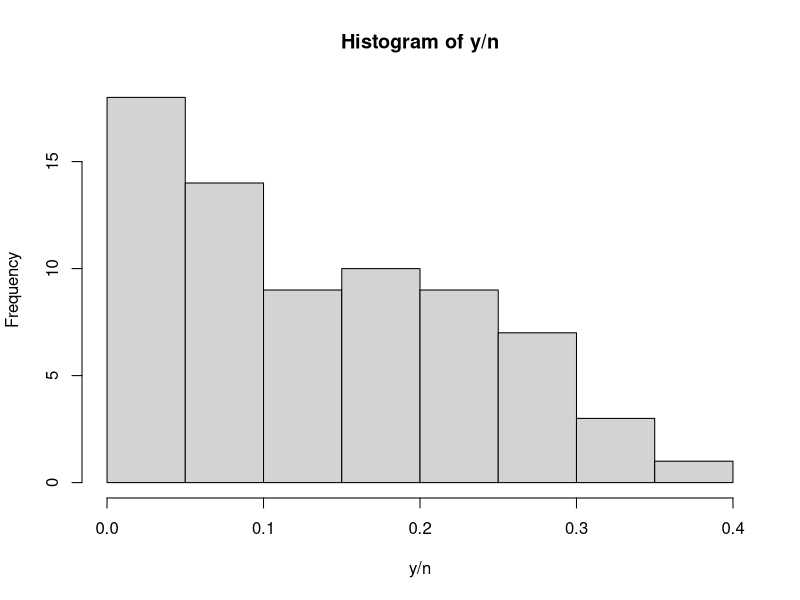
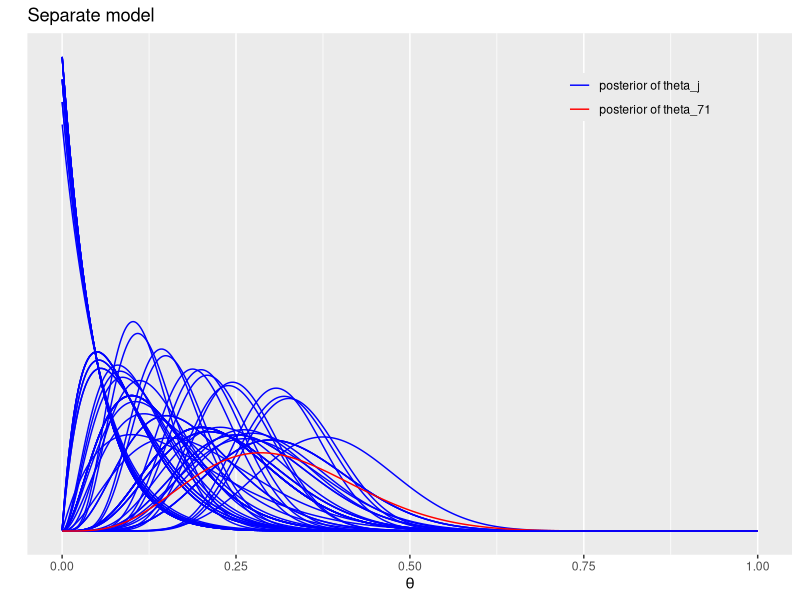
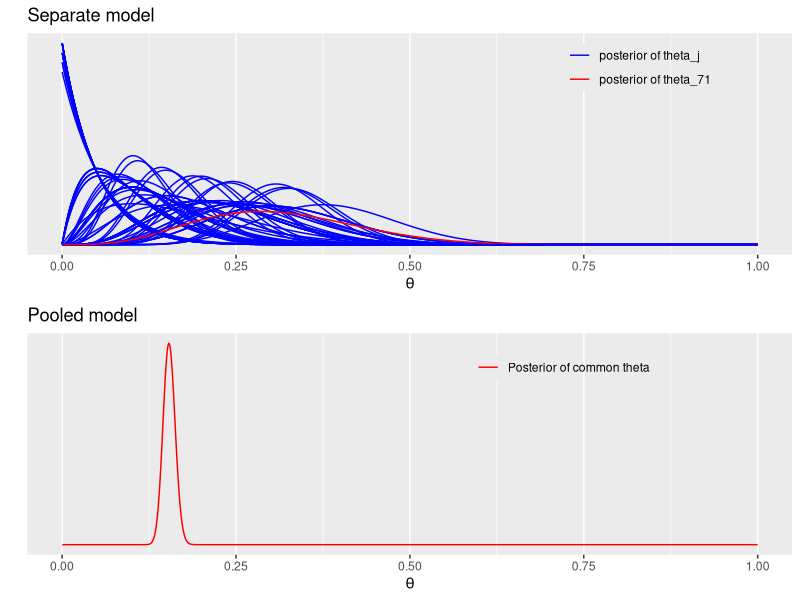
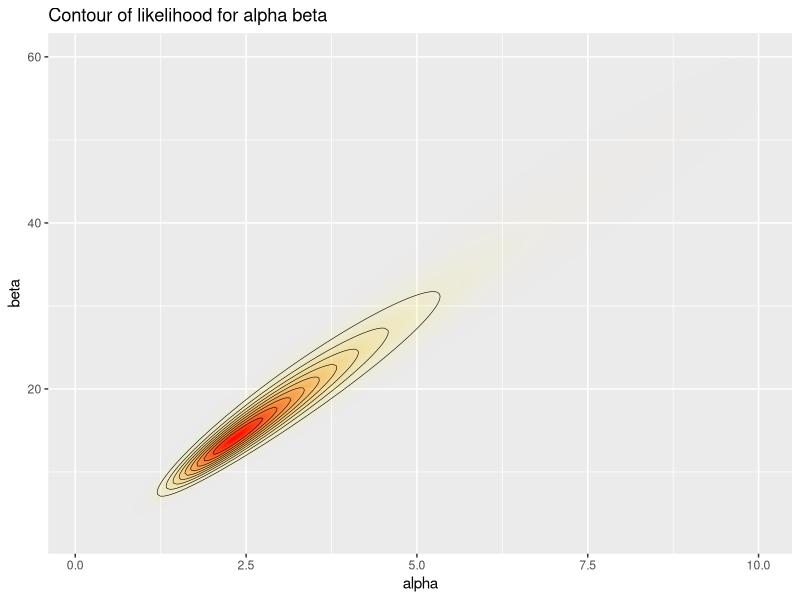
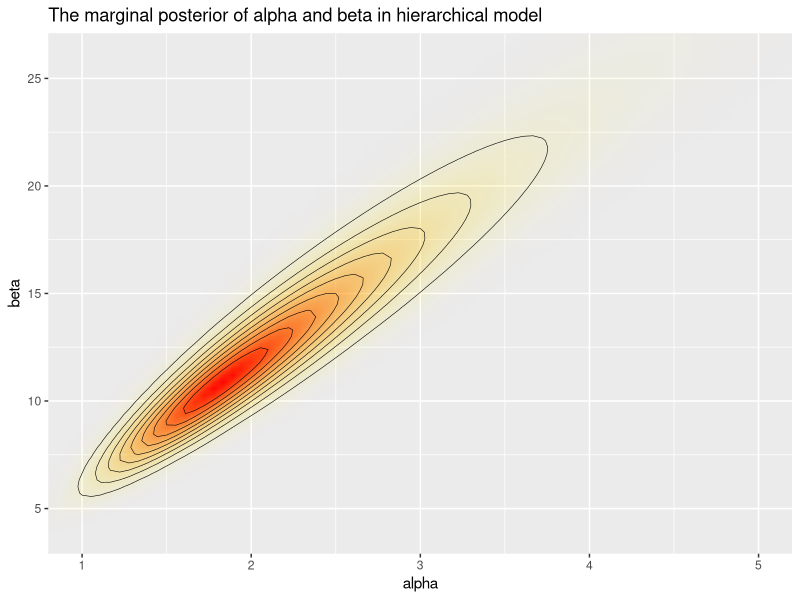
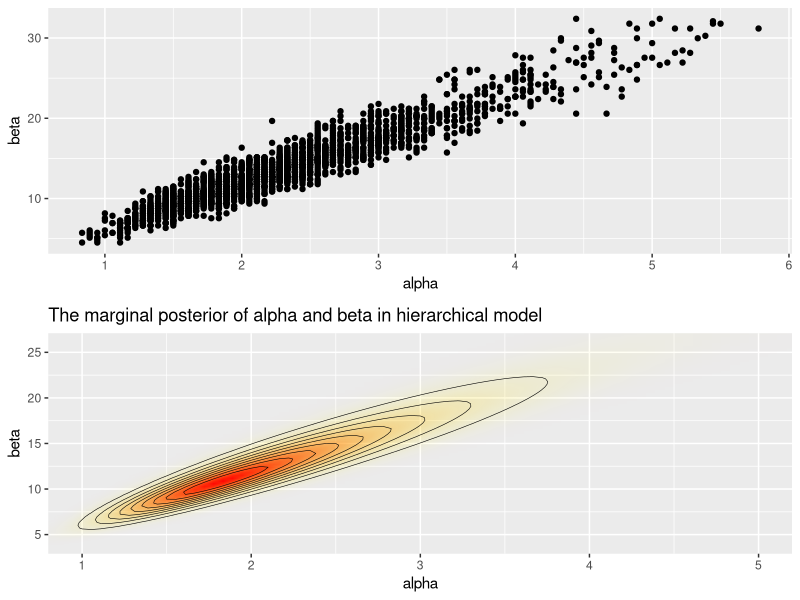
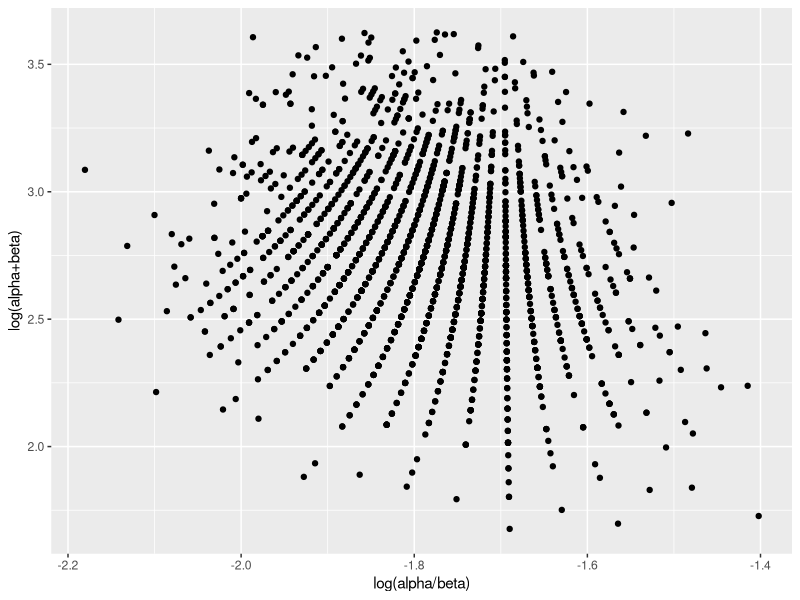
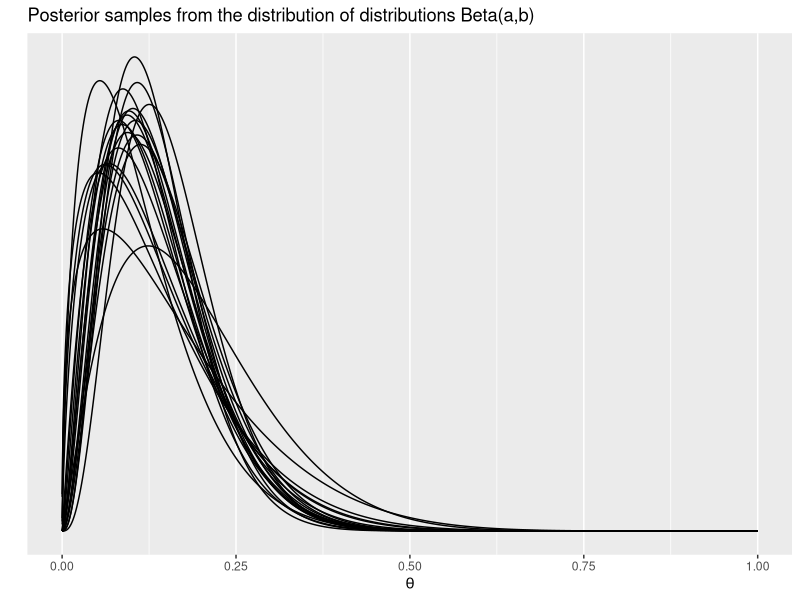

These figures' R source, in order:
## ---- chunk 1
# part of the code below is copied from 
# Aki Vehtari <Aki.Vehtari@aalto.fi>
# Markus Paasiniemi <Markus.Paasiniemi@aalto.fi>

library(ggplot2)
library(gridExtra)
library(tidyr)

y <- c(0,0,0,0,0,0,0,0,0,0,0,0,0,0,1,1,1,1,1,1,1,1,2,2,2,2,2,2,2,2,
       2,1,5,2,5,3,2,7,7,3,3,2,9,10,4,4,4,4,4,4,4,10,4,4,4,5,11,12,
       5,5,6,5,6,6,6,6,16,15,15,9,4)
n <- c(20,20,20,20,20,20,20,19,19,19,19,18,18,17,20,20,20,20,19,19,18,18,25,24,
       23,20,20,20,20,20,20,10,49,19,46,27,17,49,47,20,20,13,48,50,20,20,20,20,
       20,20,20,48,19,19,19,22,46,49,20,20,23,19,22,20,20,20,52,46,47,24,14)

x <- seq(0.0001, 0.9999, length.out = 1000)
summary(y/n)
hist(y/n)
## ---- chunk 2

# helperf function to evaluate density over observations
bdens <- function(n, y, x)
  dbeta(x, y+1, n-y+1)

df_sep <- mapply(bdens, n, y, MoreArgs = list(x = x)) %>%
  as.data.frame() %>% cbind(x) %>% gather(ind, p, -x)

labs1 <- paste('posterior of', c('theta_j', 'theta_71'))

# plot the separate model
plot_sep <- ggplot(data = df_sep) +
  geom_line(aes(x = x, y = p, color = (ind=='V71'), group = ind)) +
  labs(x = expression(theta), y = '', title = 'Separate model', color = '') +
  scale_y_continuous(breaks = NULL) +
  scale_color_manual(values = c('blue','red'), labels = labs1) +
  theme(legend.background = element_blank(), legend.position = c(0.8,0.9))
# The last one is for emphasize colored red
plot_sep
## ---- chunk 3

df_pool <- data.frame(x = x, p = dbeta(x, sum(y)+1, sum(n)-sum(y)+1))

plot_pool <- ggplot(data = df_pool) +
  geom_line(aes(x = x, y = p, color = '1')) +
  labs(x = expression(theta), y = '', title = 'Pooled model', color = '') +
  scale_y_continuous(breaks = NULL) +
  scale_color_manual(values = 'red', labels = 'Posterior of common theta') +
  theme(legend.background = element_blank(), legend.position = c(0.7,0.9))

# Plot both separate and pooled model
grid.arrange(plot_sep, plot_pool)
## ---- chunk 4
A <- seq(0.1, 10, length.out = 200) ## alpha
B <- seq(3, 60, length.out = 200) ## beta
# make vectors that contain all pairwise combinations of A and B
cA <- rep(A, each = length(B))
cB <- rep(B, length(A))
# Use logarithms for numerical accuracy!
lpfun <- function(a, b, y, n) 
  sum(lgamma(a+b)-lgamma(a)-lgamma(b)+lgamma(a+y)+lgamma(b+n-y)-lgamma(a+b+n))

lp <- mapply(lpfun, cA, cB, MoreArgs = list(y, n))
df_marg <- data.frame(x = cA, y = cB, p = exp(lp - max(lp)))

# Subtract maximum value to avoid over/underflow in exponentation
title1 <- 'Contour of likelihood for alpha beta'
# create a plot of the marginal posterior density
postdensityalphabeta = ggplot(data = df_marg, aes(x = x, y = y)) +
  geom_raster(aes(fill = p, alpha = p), interpolate = T) +
  geom_contour(aes(z = p), colour = 'black', size = 0.2) +
  coord_cartesian(xlim = range(cA), ylim = range(cB)) +
  labs(x = 'alpha', y = 'beta', title = title1) +
  scale_fill_gradient(low = 'yellow', high = 'red', guide = F) +
  scale_alpha(range = c(0, 1), guide = F)
postdensityalphabeta
## ---- chunk 5

# Compute the marginal posterior of alpha and beta in hierarchical model
# Use grid
A <- seq(0.5, 6, length.out = 100) ## alpha
B <- seq(3, 33, length.out = 100) ## beta
# make vectors that contain all pairwise combinations of A and B
cA <- rep(A, each = length(B))
cB <- rep(B, length(A))

# Use logarithms for numerical accuracy!
lpfun <- function(a, b, y, n) log(a+b)*(-5/2) +
  sum(lgamma(a+b)-lgamma(a)-lgamma(b)+lgamma(a+y)+lgamma(b+n-y)-lgamma(a+b+n))

lp <- mapply(lpfun, cA, cB, MoreArgs = list(y, n))
df_marg <- data.frame(x = cA, y = cB, p = exp(lp - max(lp)))

# Subtract maximum value to avoid over/underflow in exponentation
title1 <- 'The marginal posterior of alpha and beta in hierarchical model'
# create a plot of the marginal posterior density
postdensityalphabeta = ggplot(data = df_marg, aes(x = x, y = y)) +
  geom_raster(aes(fill = p, alpha = p), interpolate = T) +
  geom_contour(aes(z = p), colour = 'black', size = 0.2) +
  coord_cartesian(xlim = c(1,5), ylim = c(4, 26)) +
  labs(x = 'alpha', y = 'beta', title = title1) +
  scale_fill_gradient(low = 'yellow', high = 'red', guide = F) +
  scale_alpha(range = c(0, 1), guide = F)
postdensityalphabeta
## ---- chunk 6
# df_marg: first column (value of alpha)
#          second column (value of beta)
#          third column (value of p(alpha, beta | data))
# sample from the grid (with replacement)
nsamp <- 100
samp_indices <- sample(length(df_marg$p), size = nsamp,
                       replace = T, prob = df_marg$p/sum(df_marg$p))

samp_A <- cA[samp_indices[1:nsamp]]
samp_B <- cB[samp_indices[1:nsamp]]
## ---- chunk 7
nsamp2 <- 2000
samp_indices2 <- sample(length(df_marg$p), size = nsamp2,
                       replace = T, prob = df_marg$p/sum(df_marg$p))
samplesalphabeta = data.frame(alpha = cA[samp_indices2[1:nsamp2]], beta = cB[samp_indices2[1:nsamp2]])
scatteralphabeta = ggplot(samplesalphabeta, aes(x=alpha, y=beta)) + geom_point()
grid.arrange(scatteralphabeta, postdensityalphabeta)
## ---- chunk 8
samplesalphabetatransform = samplesalphabeta
samplesalphabetatransform$alpha = log(samplesalphabeta$alpha/samplesalphabeta$beta)
samplesalphabetatransform$beta = log(samplesalphabeta$alpha+samplesalphabeta$beta)
scatteralphabetatransform = ggplot(samplesalphabetatransform, aes(x=alpha, y=beta)) + geom_point() + labs(x = "log(alpha/beta)", y = "log(alpha+beta)")
print(summary(samplesalphabetatransform$alpha))
print(summary(samplesalphabetatransform$beta))
scatteralphabetatransform
## ---- chunk 9
df_psamp <- mapply(function(a, b, x) dbeta(x, a, b),
                   samp_A, samp_B, MoreArgs = list(x = x)) %>%
  as.data.frame() %>% cbind(x) %>% gather(ind, p, -x)

# helper function to convert ind to numeric for subsetting
indtonum <- function(x) strtoi(substring(x,2))

# Plot samples from the distribution of distributions Beta(alpha,beta),
# that is, plot Beta(alpha,beta) using posterior samples of alpha and beta
title2 <- 'Posterior samples from the distribution of distributions Beta(a,b)'
plot_psamp <- ggplot(data = subset(df_psamp, indtonum(ind) <= 20)) +
  geom_line(aes(x = x, y = p, group = ind)) +
  labs(x = expression(theta), y = '', title = title2) +
  scale_y_continuous(breaks = NULL)
plot_psamp
## ---- chunk 10

# The average of above distributions, is the predictive distribution
# for a new theta, and also the prior distribution for theta_j
df_psampmean <- spread(df_psamp, ind, p) %>% subset(select = -x) %>%
  rowMeans() %>% data.frame(x = x, p = .)

title3 <- 'Predictive distribution for a new theta and prior for theta_j'
plot_psampmean <- ggplot(data = df_psampmean) +
  geom_line(aes(x = x, y = p)) +
  labs(x = expression(theta), y = '', title = title3) +
  scale_y_continuous(breaks = NULL)
plot_psampmean
## ---- chunk 11

# combine the plots
grid.arrange(plot_psamp, plot_psampmean)

## ---- chunk 12

# And finally compare the separate model and hierarchical model
# (using every seventh sample for clarity)

# the separate model
plot_sep7 <- ggplot(data = subset(df_sep, indtonum(ind)%%7==0)) +
  geom_line(aes(x = x, y = p, color = (ind=='V49'), group = ind)) +
  labs(x = expression(theta), y = '', title = 'Separate model', color = '') +
  scale_y_continuous(breaks = NULL) +
  scale_color_manual(values = c('blue', 'red'), guide = F) +
  theme(legend.background = element_blank(), legend.position = c(0.8,0.9))

# the hierarchical model
# Note that these marginal posteriors for theta_j are more narrow than
# in the separate model case, due to the borrowed information from the
# other theta_j's

# average density over samples (of a and b) for each (n,y)-pair
# at each point x
bdens2 <- function(n, y, a, b, x)
  rowMeans(mapply(dbeta, a + y, n - y + b, MoreArgs = list(x = x)))

df_hier <- mapply(bdens2, n, y, MoreArgs = list(samp_A, samp_B, x)) %>%
  as.data.frame() %>% cbind(x) %>% gather(ind, p, -x)

plot_hier7 <- ggplot(data = subset(df_hier, indtonum(ind)%%7==0)) +
  geom_line(aes(x = x, y = p, color = (ind=='V49'), group = ind)) +
  labs(x = expression(theta), y = '', title = 'Hierarchical model', color = '') +
  scale_color_manual(values = c('blue', 'red'), guide = F) +
  scale_y_continuous(breaks = NULL) +
  theme(legend.background = element_blank(), legend.position = c(0.8,0.9))

grid.arrange(plot_sep7, plot_hier7)

## ---- chunk 13
# sample from posterior distribution of theta_j

nsamp <- 10000
samp_indices <- sample(length(df_marg$p), size = nsamp,
                       replace = T, prob = df_marg$p/sum(df_marg$p))

samp_A <- cA[samp_indices[1:nsamp]]
samp_B <- cB[samp_indices[1:nsamp]]
samplestheta <- matrix(0, nsamp, length(y))
for(j in 1:length(y)){
  samplestheta[, j] = sapply(1:nsamp, function(k) rbeta(1, samp_A[k]+y[j], samp_B[k]+n[j]-y[j]))
}
breakpoints <- seq(0, 1, length.out = 200)
xx <- hist(samplestheta[, 1], breaks = breakpoints, plot = FALSE)$mids
densitytheta <- matrix(0, length(breakpoints) - 1, length(y))
for(j in 1:length(y)){
  densitytheta[, j] <- hist(samplestheta[, j], breaks = breakpoints, plot = FALSE)$density
}
df_hier_samp <-densitytheta %>%
  as.data.frame() %>% cbind(xx) %>% gather(ind, p, -xx)
plot_hier7_samp <- ggplot(data = subset(df_hier_samp, indtonum(ind)%%7==0)) +
  geom_line(aes(x = xx, y = p, color = (ind=='V49'), group = ind)) +
  labs(x = expression(theta), y = '', title = 'Hierarchical model', color = '') +
  scale_color_manual(values = c('blue', 'red'), guide = F) +
  scale_y_continuous(breaks = NULL) +
  theme(legend.background = element_blank(), legend.position = c(0.8,0.9))
grid.arrange(plot_hier7_samp, plot_hier7)

## ---- chunk 14
nsamp <- 1000
samp_indices <- sample(length(df_marg$p), size = nsamp,
                       replace = T, prob = df_marg$p/sum(df_marg$p))

samp_A <- cA[samp_indices[1:nsamp]]
samp_B <- cB[samp_indices[1:nsamp]]
samplestheta <- matrix(0, nsamp, length(y))
for(j in 1:length(y)){
  samplestheta[, j] = sapply(1:nsamp, function(k) rbeta(1, samp_A[k]+y[j], samp_B[k]+n[j]-y[j]))
}
postintervals_sample <- apply(samplestheta, 2, function(x) c(median(x), c(quantile(x, c(0.025, 0.975)))))

## ---- chunk 15

rawest <- jitter(y / n)
plot(rawest, postintervals_sample[1, ], pch = 19, col = 'red', cex = 0.5, ylim = c(-0.01, 0.4), ylab = 'posterior intervals', xlab = 'raw estimator')
for(k in 1:length(y)){
  lines(cbind(rep(rawest[k], 2), postintervals_sample[2:3, k]))
}
lines(seq(0, 0.4, by = 0.01), seq(0, 0.4, by = 0.01), col = 'blue')
phatpool = sum(y)/sum(n)
points(phatpool, phatpool, cex = 2, col = 'green')
lines(cbind(rep(qbeta(0.5, sum(y)+1, sum(n)-sum(y)+1), 2), c(qbeta(0.025, sum(y)+1, sum(n)-sum(y)+1), qbeta(0.975, sum(y)+1, sum(n)-sum(y)+1))), col = 'yellow', lwd = 4)
## ---- chunk 16

# Hierarchical model for SAT-example data 

y <- c(28,8,-3,7,-1,1,18,12)
s <- c(15,10,16,11,9,11,10,18)

# Plot data, use normpdf to plot both the y_j and sigma_j
x <- seq(-40, 60, length.out = 500)

df_sep <- mapply(function(y, s, x) dnorm(x, y, s), y, s, MoreArgs = list(x = x)) %>%
  as.data.frame() %>% setNames(LETTERS[1:8]) %>% cbind(x) %>% gather(school, p, -x)

labs1 <- c('Other Schools', 'School A')
plot_sep <- ggplot(data = df_sep) +
  geom_line(aes(x = x, y = p, color = (school=='A'), group = school)) +
  labs(x = 'Treatment effect', y = '', title = 'Separate model', color = '') +
  scale_y_continuous(breaks = NULL) +
  scale_color_manual(values = c('blue','red'), labels = labs1) +
  theme(legend.background = element_blank(), legend.position = c(0.8,0.9))
plot_sep
## ---- chunk 17
df_pool <- data.frame(x = x, p = dnorm(x, sum(y/s^2)/sum(1/s^2), sqrt(1/sum(1/s^2))))

plot_pool <- ggplot(data = df_pool) +
  geom_line(aes(x = x, y = p, color = '1')) +
  labs(x = 'Treatment effect', y = '', title = 'Pooled model', color = '') +
  scale_y_continuous(breaks = NULL) +
  scale_color_manual(values = 'red', labels = 'All schools') +
  theme(legend.background = element_blank(), legend.position = c(0.7,0.9))
plot_pool
## ---- chunk 18
ggplot(data = df_sep) +
  geom_line(aes(x = x, y = p, color = (school=='A'), group = school)) +
  labs(x = 'Treatment effect', y = '', title = 'Separate vs pooled model', color = '') +
  scale_y_continuous(breaks = NULL) +
  scale_color_manual(values = c('blue','red'), labels = labs1) +
  theme(legend.background = element_blank(), legend.position = c(0.8,0.9))+
  geom_line(data = df_pool, aes(x = x, y = p), color = 'green')

## ---- chunk 19
y <- c(28,8,-3,7,-1,1,18,12)
s <- c(15,10,16,11,9,11,10,18)
condmean <- function(tau){
  sigtau <- s^2 + tau^2
  hatmu <- sum(y/sigtau) / sum(1/sigtau)
  Vmu <- 1/sum(1/sigtau)
  condmeanj <- (hatmu/tau^2 + y / s^2) / (1/s^2 + 1/tau^2)
  return(condmeanj)
}
condvar <- function(tau){
  sigtau <- s^2 + tau^2
  Vmu <- 1/sum(1/sigtau)
  condvarj <- 1 / (1/s^2 + 1/tau^2) + 1/tau^4 / (1/tau^2 + 1/s^2)^2 * Vmu
}
taurange <- seq(0.01, 30, length.out = 100)
condmeantau <- sapply(taurange, condmean)
condvartau <- sapply(taurange, condvar)
condmeantaudf <- t(condmeantau) %>% as.data.frame() %>% setNames(LETTERS[1:8]) %>% cbind(taurange) %>% gather(school, p, -taurange)

plot_condmeans <- ggplot(data = condmeantaudf) +
  geom_line(aes(x = taurange, y = p, color = (school=='A'), group = school)) +
  coord_cartesian(ylim = range(condmeantaudf$p) + c(-4, 5)) +
  labs(x = expression(tau), y = 'E[theta_j|tau,y)', title = '', color = '') +
  scale_color_manual(values = c('blue','red'), labels = labs1) +
  theme(legend.background = element_blank(), legend.position = c(0.1,0.9))

condvartaudf <- t(condvartau) %>% as.data.frame() %>% setNames(LETTERS[1:8]) %>% cbind(taurange) %>% gather(school, p, -taurange)

plot_condvars <- ggplot(data = condvartaudf) +
  geom_line(aes(x = taurange, y = p, color = (school=='A'), group = school)) +
  coord_cartesian(ylim = range(condvartaudf$p) + c(-4, 5)) +
  labs(x = expression(tau), y = 'Var[theta_j|tau,y)', title = '', color = '') +
  scale_color_manual(values = c('blue','red'), labels = labs1) +
  theme(legend.background = element_blank(), legend.position = c(0.1,0.9))

grid.arrange(plot_condmeans, plot_condvars)
## ---- chunk 20
y <- c(28,8,-3,7,-1,1,18,12)
s <- c(15,10,16,11,9,11,10,18)
logpost_tau <- function(tau){
  sigtau <- s^2 + tau^2
  hatmu <- sum(y/sigtau) / sum(1/sigtau)
  Vmu <- 1/sum(1/sigtau)
  L <- sum(log(sigtau)) / 2 + sum((y - hatmu)^2/(2 * sigtau)) - log(Vmu) / 2
  return(-L)
}
taurange <- seq(0, 30, length.out = 1000)
denstau <- sapply(taurange, logpost_tau)
denstau <- exp(denstau - max(denstau))
denstau <- denstau / (sum(denstau) * (taurange[2] - taurange[1]))
plot(taurange, denstau, xlab = expression(tau), ylab = 'marginal posterior density', main = 'marginal posterior of tau')
## ---- chunk 21
Nsample <- 5000
# first sample tau
y <- c(28,8,-3,7,-1,1,18,12)
s <- c(15,10,16,11,9,11,10,18)
logpost_tau <- function(tau){
  sigtau <- s^2 + tau^2
  hatmu <- sum(y/sigtau) / sum(1/sigtau)
  Vmu <- 1/sum(1/sigtau)
  L <- sum(log(sigtau)) / 2 + sum((y - hatmu)^2/(2 * sigtau)) - log(Vmu) / 2
  return(-L)
}
taurange <- seq(0.01, 30, length.out = 1000)
denstau <- sapply(taurange, logpost_tau)
tausamples <- sample(taurange, replace = TRUE, prob = exp(denstau - max(denstau)))
# then sample mu
calculatemeanva <- function(tau){
  sigtau <- s^2 + tau^2
  hatmu <- sum(y/sigtau) / sum(1/sigtau)
  Vmu <- 1/sum(1/sigtau)
  return(c(hatmu, Vmu))
}
meanvar <- sapply(tausamples, calculatemeanva)
samplesmu = apply(meanvar, 2, function(x) rnorm(1, x[1], sqrt(x[2])))
# then sample thetaj
thetasamples <- matrix(0, Nsample, length(y))
for(j in 1:length(y)){
  thetaj = (y[j] /s[j]^2 + samplesmu / tausamples^2) / (1/s[j]^2 + 1/tausamples^2)
  varj = 1/(1/s[j]^2 + 1/ tausamples^2)
  thetasamples[, j] = rnorm(Nsample, thetaj, sqrt(varj))
}
## ---- chunk 22
print(apply(thetasamples, 2, function(x) quantile(x, c(0.025, 0.25, 0.5, 0.75, 0.975))))
par(mfrow = c(1, 2))
hist(thetasamples[, 1], main = 'School A', xlim = c(-20, 60), xlab = 'theta_j', ylab = '', freq = FALSE)
hist(apply(thetasamples, 1, max), xlim = c(-20, 60), main = 'Max', xlab = 'max theta', ylab = '', freq = FALSE)
## ---- chunk 23
y <- c(28,8,-3,7,-1,1,18,12)
s <- c(15,10,16,11,9,11,10,18)
logpost_tau_flatontau <- function(tau){
  sigtau <- s^2 + tau^2
  hatmu <- sum(y/sigtau) / sum(1/sigtau)
  Vmu <- 1/sum(1/sigtau)
  L <- sum(log(sigtau)) / 2 + sum((y - hatmu)^2/(2 * sigtau)) - log(Vmu) / 2
  return(-L)
}
logpost_tau_flatonlogtau <- function(tau){
  sigtau <- s^2 + tau^2
  hatmu <- sum(y/sigtau) / sum(1/sigtau)
  Vmu <- 1/sum(1/sigtau)
  L <- sum(log(sigtau)) / 2 + sum((y - hatmu)^2/(2 * sigtau)) - log(Vmu) / 2 + log(tau)
  return(-L)
}
logpost_tau_invGamma <- function(tau, epsilon){
  sigtau <- s^2 + tau^2
  hatmu <- sum(y/sigtau) / sum(1/sigtau)
  Vmu <- 1/sum(1/sigtau)
  L <- sum(log(sigtau)) / 2 + sum((y - hatmu)^2/(2 * sigtau)) - log(Vmu) / 2 + log(tau) + epsilon / tau^2 + (epsilon + 1) * log(tau) * 2
  return(-L)
}
taurange <- seq(0.01, 1, length.out = 1000)
dens_flatontau <- sapply(taurange, logpost_tau_flatontau)
dens_flatonllogtau <- sapply(taurange, logpost_tau_flatonlogtau)
epsilon <- 1
dens_invgamma <- sapply(taurange, function(x) logpost_tau_invGamma(x, epsilon))
epsilon <- 0.1
dens_invgamma1 <- sapply(taurange, function(x) logpost_tau_invGamma(x, epsilon))
epsilon <- 0.01
dens_invgamma2 <- sapply(taurange, function(x) logpost_tau_invGamma(x, epsilon))
epsilon <- 0.001
dens_invgamma3 <- sapply(taurange, function(x) logpost_tau_invGamma(x, epsilon))
dens_flatontau <- exp(dens_flatontau - max(dens_flatontau))
dens_flatonllogtau <- exp(dens_flatonllogtau - max(dens_flatonllogtau))
dens_invgamma <- exp(dens_invgamma - max(dens_invgamma))
dens_invgamma1 <- exp(dens_invgamma1 - max(dens_invgamma1))
dens_invgamma2 <- exp(dens_invgamma2 - max(dens_invgamma2))
dens_invgamma3 <- exp(dens_invgamma3 - max(dens_invgamma3))
dens_flatontau <- dens_flatontau / sum(dens_flatontau)
dens_flatonllogtau <- dens_flatonllogtau / sum(dens_flatonllogtau)
dens_invgamma <- dens_invgamma / sum(dens_invgamma)
dens_invgamma1 <- dens_invgamma1 / sum(dens_invgamma1)
dens_invgamma2 <- dens_invgamma2 / sum(dens_invgamma2)
dens_invgamma3 <- dens_invgamma3 / sum(dens_invgamma3)
plot(taurange, dens_flatontau, col = 'blue', ylim = range(c(dens_flatonllogtau, dens_flatontau, dens_invgamma, dens_invgamma1, dens_invgamma2, dens_invgamma3)), type = 'l', ylab = '', main = 'marginal posterior of tau')
lines(taurange, dens_flatonllogtau, col = 'red')
lines(taurange, dens_invgamma, col = 'green')
lines(taurange, dens_invgamma1, col = 'black')
lines(taurange, dens_invgamma2, col = 'magenta')
lines(taurange, dens_invgamma3, col = 'yellow')
